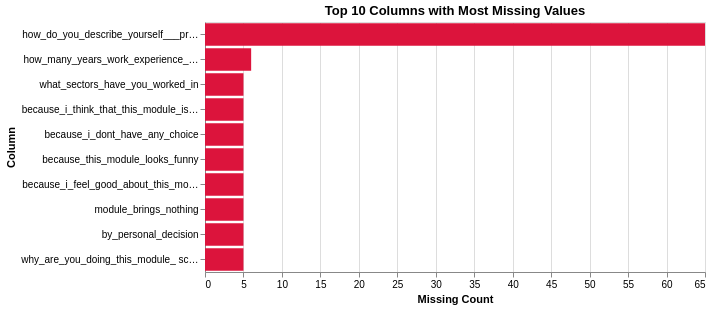
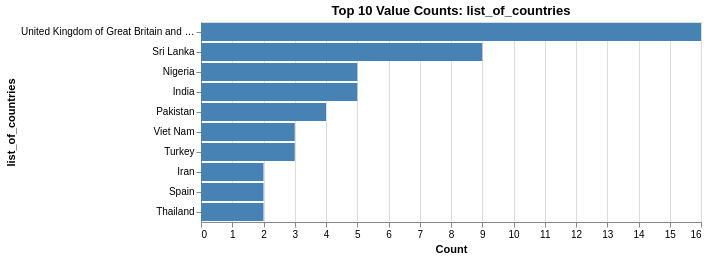
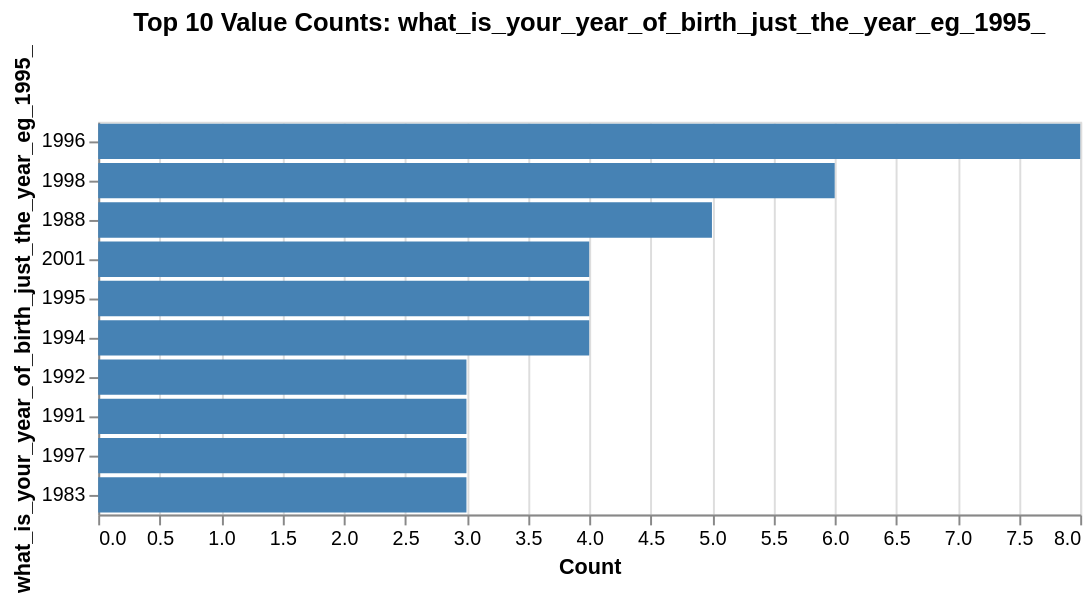
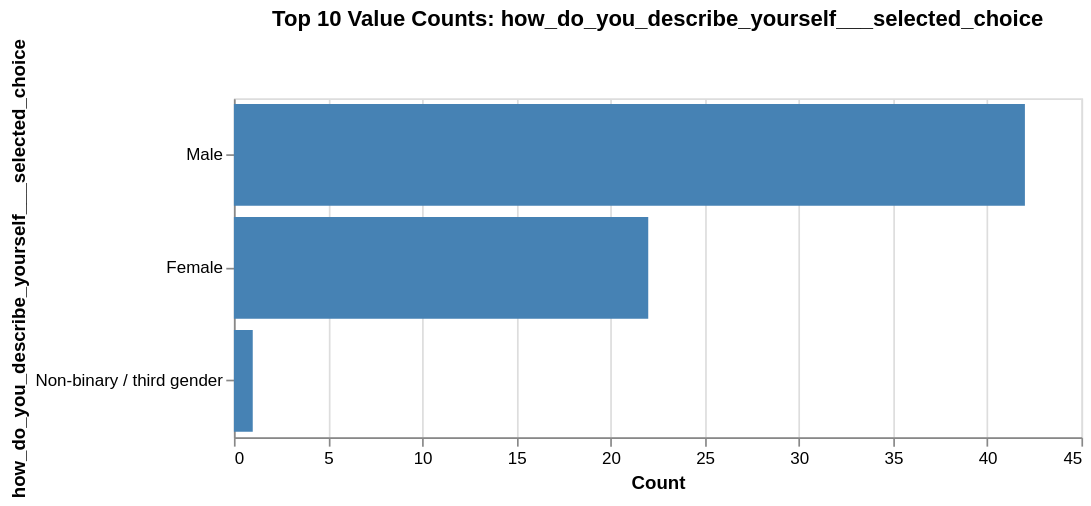

The notebook cell saved with these charts, in order:
### Code cell
import altair as alt

# 1. Overview (Top 10 rows only)
print("Shape:", score_demo_ab_70.shape)
display(score_demo_ab_70.head(10))

# 2. Missing Data (Top 10 columns with most missing values)
missing = score_demo_ab_70.isnull().sum()
missing_top10 = missing[missing > 0].sort_values(ascending=False).head(10)
missing_df = missing_top10.reset_index()
missing_df.columns = ['Column', 'MissingCount']
chart_missing = alt.Chart(missing_df).mark_bar(color='crimson').encode(
    x=alt.X('MissingCount:Q', title='Missing Count'),
    y=alt.Y('Column:N', sort='-x', title='Column')
).properties(
    title='Top 10 Columns with Most Missing Values',
    width=500,
    height=250
)
chart_missing.display()

# 3. Categorical Columns Analysis (Top 10 value counts per column)
cat_cols = score_demo_ab_70.select_dtypes(include='object').columns
for col in cat_cols:
    counts = score_demo_ab_70[col].value_counts(dropna=False).head(10).reset_index()
    counts.columns = [col, 'Count']
    chart = alt.Chart(counts).mark_bar(color='steelblue').encode(
        x=alt.X('Count:Q', title='Count'),
        y=alt.Y(f'{col}:N', sort='-x', title=col)
    ).properties(
        title=f'Top 10 Value Counts: {col}',
        width=500,
        height=200
    )
    chart.display()

# 4. Numeric Columns Analysis (Top 10 rows of summary)
numeric_cols = score_demo_ab_70.select_dtypes(include=['float64', 'int64']).columns
desc = score_demo_ab_70[numeric_cols].describe().T.head(10)
desc_df = desc.reset_index().melt(id_vars='index', value_vars=['mean', 'std', 'min', 'max'])
desc_df.columns = ['Feature', 'Statistic', 'Value']
chart_desc = alt.Chart(desc_df).mark_bar().encode(
    x=alt.X('Value:Q'),
    y=alt.Y('Feature:N', sort='-x'),
    color=alt.Color('Statistic:N')
).properties(
    title='Numeric Columns Summary (Top 10)',
    width=500,
    height=250
)
chart_desc.display()

# Correlation matrix (numeric columns, top 10)
corr = score_demo_ab_70[numeric_cols].corr().iloc[:10, :10]
corr_df = corr.reset_index().melt(id_vars='index')
corr_df.columns = ['Row', 'Column', 'Correlation']
chart_corr = alt.Chart(corr_df).mark_rect().encode(
    x=alt.X('Column:N', sort=list(corr.columns)),
    y=alt.Y('Row:N', sort=list(corr.index)),
    color=alt.Color('Correlation:Q', scale=alt.Scale(scheme='redblue', domain=[-1, 1])),
    tooltip=['Row', 'Column', 'Correlation']
).properties(
    title='Correlation Matrix (Top 10 Numeric Columns)',
    width=400,
    height=400
)
chart_corr.display()

# 5. Insights
print("\nInsights:")
print("- Top 10 rows/columns shown for overview, missing data, and summaries.")
print("- High scorers show diversity in demographics and strong teamwork attitudes.")

### Figure 1 — Vega-Lite specification as saved in the notebook (floating-point values rounded to 4 significant figures)
{"config": {"view": {"continuousWidth": 300, "continuousHeight": 300}}, "data": {"name": "data-e05e5130ac2c73cd46263d8748002b4d"}, "mark": {"type": "bar", "color": "crimson"}, "encoding": {"x": {"field": "MissingCount", "title": "Missing Count", "type": "quantitative"}, "y": {"field": "Column", "sort": "-x", "title": "Column", "type": "nominal"}}, "height": 250, "title": "Top 10 Columns with Most Missing Values", "width": 500, "$schema": "https://vega.github.io/schema/vega-lite/v5.20.1.json", "datasets": {"data-e05e5130ac2c73cd46263d8748002b4d": [{"Column": "how_do_you_describe_yourself___prefer_to_self_describe___text", "MissingCount": 65}, {"Column": "how_many_years_work_experience_do_you_have", "MissingCount": 6}, {"Column": "what_sectors_have_you_worked_in", "MissingCount": 5}, {"Column": "because_i_think_that_this_module_is_pleasant", "MissingCount": 5}, {"Column": "because_i_dont_have_any_choice", "MissingCount": 5}, {"Column": "because_this_module_looks_funny", "MissingCount": 5}, {"Column": "because_i_feel_good_about_this_module", "MissingCount": 5}, {"Column": "module_brings_nothing", "MissingCount": 5}, {"Column": "by_personal_decision", "MissingCount": 5}, {"Column": "why_are_you_doing_this_module_\nscore_by_the_extent_to_which_the_statement_corresponds_with_how_you_feel_about_it___16_i_am_doing_this_module_but_i_am_not_sure_it_is_a_good_thing_to_pursue_it", "MissingCount": 5}]}}

### Figure 2 — Vega-Lite specification as saved in the notebook (floating-point values rounded to 4 significant figures)
{"config": {"view": {"continuousWidth": 300, "continuousHeight": 300}}, "data": {"name": "data-6e76a391ec228dab5d7b4bfb09eb15fe"}, "mark": {"type": "bar", "color": "steelblue"}, "encoding": {"x": {"field": "Count", "title": "Count", "type": "quantitative"}, "y": {"field": "list_of_countries", "sort": "-x", "title": "list_of_countries", "type": "nominal"}}, "height": 200, "title": "Top 10 Value Counts: list_of_countries", "width": 500, "$schema": "https://vega.github.io/schema/vega-lite/v5.20.1.json", "datasets": {"data-6e76a391ec228dab5d7b4bfb09eb15fe": [{"list_of_countries": "United Kingdom of Great Britain and Northern Ireland", "Count": 16}, {"list_of_countries": "Sri Lanka", "Count": 9}, {"list_of_countries": "Nigeria", "Count": 5}, {"list_of_countries": "India", "Count": 5}, {"list_of_countries": "Pakistan", "Count": 4}, {"list_of_countries": "Viet Nam", "Count": 3}, {"list_of_countries": "Turkey", "Count": 3}, {"list_of_countries": "Iran", "Count": 2}, {"list_of_countries": "Spain", "Count": 2}, {"list_of_countries": "Thailand", "Count": 2}]}}

### Figure 3 — Vega-Lite specification as saved in the notebook (floating-point values rounded to 4 significant figures)
{"config": {"view": {"continuousWidth": 300, "continuousHeight": 300}}, "data": {"name": "data-484334fa5a47d57dbd2fb01afcd96397"}, "mark": {"type": "bar", "color": "steelblue"}, "encoding": {"x": {"field": "Count", "title": "Count", "type": "quantitative"}, "y": {"field": "what_is_your_year_of_birth_just_the_year_eg_1995_", "sort": "-x", "title": "what_is_your_year_of_birth_just_the_year_eg_1995_", "type": "nominal"}}, "height": 200, "title": "Top 10 Value Counts: what_is_your_year_of_birth_just_the_year_eg_1995_", "width": 500, "$schema": "https://vega.github.io/schema/vega-lite/v5.20.1.json", "datasets": {"data-484334fa5a47d57dbd2fb01afcd96397": [{"what_is_your_year_of_birth_just_the_year_eg_1995_": "1996", "Count": 8}, {"what_is_your_year_of_birth_just_the_year_eg_1995_": "1998", "Count": 6}, {"what_is_your_year_of_birth_just_the_year_eg_1995_": "1988", "Count": 5}, {"what_is_your_year_of_birth_just_the_year_eg_1995_": "2001", "Count": 4}, {"what_is_your_year_of_birth_just_the_year_eg_1995_": "1995", "Count": 4}, {"what_is_your_year_of_birth_just_the_year_eg_1995_": "1994", "Count": 4}, {"what_is_your_year_of_birth_just_the_year_eg_1995_": "1992", "Count": 3}, {"what_is_your_year_of_birth_just_the_year_eg_1995_": "1991", "Count": 3}, {"what_is_your_year_of_birth_just_the_year_eg_1995_": "1997", "Count": 3}, {"what_is_your_year_of_birth_just_the_year_eg_1995_": "1983", "Count": 3}]}}

### Figure 4 — Vega-Lite specification as saved in the notebook (floating-point values rounded to 4 significant figures)
{"config": {"view": {"continuousWidth": 300, "continuousHeight": 300}}, "data": {"name": "data-72fbafcd08ffb811a0a820da8ecfb704"}, "mark": {"type": "bar", "color": "steelblue"}, "encoding": {"x": {"field": "Count", "title": "Count", "type": "quantitative"}, "y": {"field": "how_do_you_describe_yourself___selected_choice", "sort": "-x", "title": "how_do_you_describe_yourself___selected_choice", "type": "nominal"}}, "height": 200, "title": "Top 10 Value Counts: how_do_you_describe_yourself___selected_choice", "width": 500, "$schema": "https://vega.github.io/schema/vega-lite/v5.20.1.json", "datasets": {"data-72fbafcd08ffb811a0a820da8ecfb704": [{"how_do_you_describe_yourself___selected_choice": "Male", "Count": 42}, {"how_do_you_describe_yourself___selected_choice": "Female", "Count": 22}, {"how_do_you_describe_yourself___selected_choice": "Non-binary / third gender", "Count": 1}]}}
